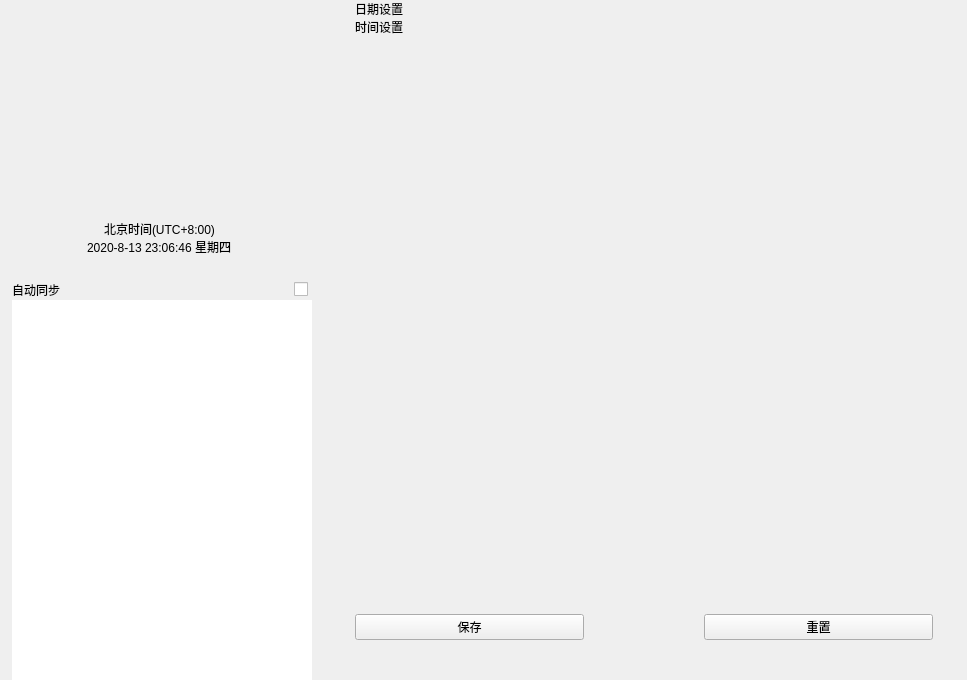
<?xml version="1.0" encoding="UTF-8"?>
<ui version="4.0">
 <class>KiranDateTimeWidget</class>
 <widget class="QWidget" name="KiranDateTimeWidget">
  <property name="geometry">
   <rect>
    <x>0</x>
    <y>0</y>
    <width>967</width>
    <height>680</height>
   </rect>
  </property>
  <property name="windowTitle">
   <string>KiranDateTimeWidget</string>
  </property>
  <property name="styleSheet">
   <string notr="true"/>
  </property>
  <layout class="QHBoxLayout" name="horizontalLayout_2">
   <property name="spacing">
    <number>1</number>
   </property>
   <property name="leftMargin">
    <number>0</number>
   </property>
   <property name="topMargin">
    <number>0</number>
   </property>
   <property name="rightMargin">
    <number>0</number>
   </property>
   <property name="bottomMargin">
    <number>0</number>
   </property>
   <item>
    <widget class="QWidget" name="siderbar" native="true">
     <property name="sizePolicy">
      <sizepolicy hsizetype="Fixed" vsizetype="Preferred">
       <horstretch>0</horstretch>
       <verstretch>0</verstretch>
      </sizepolicy>
     </property>
     <property name="minimumSize">
      <size>
       <width>330</width>
       <height>0</height>
      </size>
     </property>
     <property name="maximumSize">
      <size>
       <width>330</width>
       <height>16777215</height>
      </size>
     </property>
     <property name="styleSheet">
      <string notr="true"/>
     </property>
     <layout class="QVBoxLayout" name="verticalLayout">
      <property name="spacing">
       <number>0</number>
      </property>
      <property name="leftMargin">
       <number>12</number>
      </property>
      <property name="topMargin">
       <number>40</number>
      </property>
      <property name="rightMargin">
       <number>22</number>
      </property>
      <property name="bottomMargin">
       <number>0</number>
      </property>
      <item alignment="Qt::AlignHCenter">
       <widget class="KiranClock" name="clock" native="true">
        <property name="sizePolicy">
         <sizepolicy hsizetype="Fixed" vsizetype="Fixed">
          <horstretch>0</horstretch>
          <verstretch>0</verstretch>
         </sizepolicy>
        </property>
        <property name="minimumSize">
         <size>
          <width>180</width>
          <height>180</height>
         </size>
        </property>
        <property name="maximumSize">
         <size>
          <width>180</width>
          <height>180</height>
         </size>
        </property>
        <property name="styleSheet">
         <string notr="true"/>
        </property>
       </widget>
      </item>
      <item alignment="Qt::AlignHCenter">
       <widget class="QLabel" name="label_utc">
        <property name="sizePolicy">
         <sizepolicy hsizetype="Preferred" vsizetype="Minimum">
          <horstretch>0</horstretch>
          <verstretch>0</verstretch>
         </sizepolicy>
        </property>
        <property name="styleSheet">
         <string notr="true"/>
        </property>
        <property name="text">
         <string>北京时间(UTC+8:00)</string>
        </property>
       </widget>
      </item>
      <item alignment="Qt::AlignHCenter">
       <widget class="QLabel" name="label_dateTime">
        <property name="sizePolicy">
         <sizepolicy hsizetype="Preferred" vsizetype="Minimum">
          <horstretch>0</horstretch>
          <verstretch>0</verstretch>
         </sizepolicy>
        </property>
        <property name="styleSheet">
         <string notr="true"/>
        </property>
        <property name="text">
         <string>2020-8-13 23:06:46 星期四</string>
        </property>
       </widget>
      </item>
      <item>
       <widget class="QWidget" name="widget_3" native="true">
        <layout class="QHBoxLayout" name="layout_sync">
         <property name="spacing">
          <number>0</number>
         </property>
         <property name="leftMargin">
          <number>0</number>
         </property>
         <property name="topMargin">
          <number>24</number>
         </property>
         <property name="rightMargin">
          <number>0</number>
         </property>
         <property name="bottomMargin">
          <number>0</number>
         </property>
         <item>
          <widget class="QLabel" name="label_autoSync">
           <property name="styleSheet">
            <string notr="true"/>
           </property>
           <property name="text">
            <string>自动同步</string>
           </property>
          </widget>
         </item>
         <item>
          <spacer name="horizontalSpacer">
           <property name="orientation">
            <enum>Qt::Horizontal</enum>
           </property>
           <property name="sizeHint" stdset="0">
            <size>
             <width>40</width>
             <height>20</height>
            </size>
           </property>
          </spacer>
         </item>
         <item>
          <widget class="QCheckBox" name="checkbox_autoSync">
           <property name="styleSheet">
            <string notr="true"/>
           </property>
           <property name="text">
            <string/>
           </property>
          </widget>
         </item>
        </layout>
       </widget>
      </item>
      <item alignment="Qt::AlignHCenter">
       <widget class="DisableDeselectListWidget" name="tabList">
        <property name="sizePolicy">
         <sizepolicy hsizetype="MinimumExpanding" vsizetype="Expanding">
          <horstretch>0</horstretch>
          <verstretch>0</verstretch>
         </sizepolicy>
        </property>
        <property name="minimumSize">
         <size>
          <width>300</width>
          <height>0</height>
         </size>
        </property>
        <property name="maximumSize">
         <size>
          <width>300</width>
          <height>16777215</height>
         </size>
        </property>
        <property name="styleSheet">
         <string notr="true"/>
        </property>
        <property name="frameShape">
         <enum>QFrame::NoFrame</enum>
        </property>
        <property name="frameShadow">
         <enum>QFrame::Plain</enum>
        </property>
        <property name="autoScrollMargin">
         <number>16</number>
        </property>
        <property name="spacing">
         <number>0</number>
        </property>
       </widget>
      </item>
     </layout>
    </widget>
   </item>
   <item>
    <widget class="QWidget" name="widget_2" native="true">
     <layout class="QVBoxLayout" name="verticalLayout_2">
      <property name="spacing">
       <number>20</number>
      </property>
      <property name="leftMargin">
       <number>0</number>
      </property>
      <property name="topMargin">
       <number>0</number>
      </property>
      <property name="rightMargin">
       <number>0</number>
      </property>
      <property name="bottomMargin">
       <number>40</number>
      </property>
      <item>
       <widget class="QStackedWidget" name="stack">
        <property name="currentIndex">
         <number>1</number>
        </property>
        <widget class="QWidget" name="widget_timeZone">
         <property name="sizePolicy">
          <sizepolicy hsizetype="Preferred" vsizetype="Expanding">
           <horstretch>0</horstretch>
           <verstretch>0</verstretch>
          </sizepolicy>
         </property>
         <property name="styleSheet">
          <string notr="true"/>
         </property>
         <layout class="QVBoxLayout" name="verticalLayout_3" stretch="0,0">
          <property name="spacing">
           <number>0</number>
          </property>
          <property name="leftMargin">
           <number>24</number>
          </property>
          <property name="topMargin">
           <number>0</number>
          </property>
          <property name="rightMargin">
           <number>34</number>
          </property>
          <property name="bottomMargin">
           <number>2</number>
          </property>
          <item>
           <widget class="QLabel" name="label_timeZone">
            <property name="sizePolicy">
             <sizepolicy hsizetype="Preferred" vsizetype="Fixed">
              <horstretch>0</horstretch>
              <verstretch>0</verstretch>
             </sizepolicy>
            </property>
            <property name="styleSheet">
             <string notr="true"/>
            </property>
            <property name="text">
             <string>选择时区</string>
            </property>
           </widget>
          </item>
          <item alignment="Qt::AlignTop">
           <widget class="KiranTimeZone" name="timezone" native="true">
            <property name="sizePolicy">
             <sizepolicy hsizetype="Preferred" vsizetype="Expanding">
              <horstretch>0</horstretch>
              <verstretch>0</verstretch>
             </sizepolicy>
            </property>
            <property name="autoFillBackground">
             <bool>false</bool>
            </property>
            <property name="styleSheet">
             <string notr="true"/>
            </property>
           </widget>
          </item>
         </layout>
        </widget>
        <widget class="QWidget" name="widget_time">
         <layout class="QVBoxLayout" name="verticalLayout_4">
          <property name="spacing">
           <number>0</number>
          </property>
          <property name="leftMargin">
           <number>24</number>
          </property>
          <property name="topMargin">
           <number>0</number>
          </property>
          <property name="rightMargin">
           <number>0</number>
          </property>
          <property name="bottomMargin">
           <number>0</number>
          </property>
          <item>
           <widget class="QLabel" name="label_setDate">
            <property name="styleSheet">
             <string notr="true"/>
            </property>
            <property name="text">
             <string>日期设置</string>
            </property>
           </widget>
          </item>
          <item>
           <widget class="KiranDateSettingWidget" name="widget_dateSetting" native="true"/>
          </item>
          <item>
           <widget class="QLabel" name="label_setTime">
            <property name="text">
             <string>时间设置</string>
            </property>
           </widget>
          </item>
          <item>
           <widget class="KiranTimeSettingWidget" name="widget_timeSetting" native="true"/>
          </item>
          <item>
           <spacer name="verticalSpacer_2">
            <property name="orientation">
             <enum>Qt::Vertical</enum>
            </property>
            <property name="sizeHint" stdset="0">
             <size>
              <width>20</width>
              <height>40</height>
             </size>
            </property>
           </spacer>
          </item>
         </layout>
        </widget>
       </widget>
      </item>
      <item>
       <layout class="QHBoxLayout" name="horizontalLayout" stretch="5,1,5">
        <property name="spacing">
         <number>74</number>
        </property>
        <property name="leftMargin">
         <number>24</number>
        </property>
        <property name="rightMargin">
         <number>34</number>
        </property>
        <property name="bottomMargin">
         <number>0</number>
        </property>
        <item>
         <widget class="QPushButton" name="btn_save">
          <property name="sizePolicy">
           <sizepolicy hsizetype="Expanding" vsizetype="Fixed">
            <horstretch>0</horstretch>
            <verstretch>0</verstretch>
           </sizepolicy>
          </property>
          <property name="styleSheet">
           <string notr="true"/>
          </property>
          <property name="text">
           <string>保存</string>
          </property>
         </widget>
        </item>
        <item>
         <spacer name="horizontalSpacer_2">
          <property name="orientation">
           <enum>Qt::Horizontal</enum>
          </property>
          <property name="sizeHint" stdset="0">
           <size>
            <width>40</width>
            <height>20</height>
           </size>
          </property>
         </spacer>
        </item>
        <item>
         <widget class="QPushButton" name="btn_reset">
          <property name="sizePolicy">
           <sizepolicy hsizetype="Expanding" vsizetype="Fixed">
            <horstretch>0</horstretch>
            <verstretch>0</verstretch>
           </sizepolicy>
          </property>
          <property name="styleSheet">
           <string notr="true"/>
          </property>
          <property name="text">
           <string>重置</string>
          </property>
         </widget>
        </item>
       </layout>
      </item>
     </layout>
    </widget>
   </item>
  </layout>
 </widget>
 <customwidgets>
  <customwidget>
   <class>KiranClock</class>
   <extends>QWidget</extends>
   <header location="global">kiran-clock.h</header>
   <container>1</container>
  </customwidget>
  <customwidget>
   <class>DisableDeselectListWidget</class>
   <extends>QListWidget</extends>
   <header location="global">disable-deselect-listwidget.h</header>
  </customwidget>
  <customwidget>
   <class>KiranTimeZone</class>
   <extends>QWidget</extends>
   <header location="global">kiran-time-zone.h</header>
   <container>1</container>
  </customwidget>
  <customwidget>
   <class>KiranDateSettingWidget</class>
   <extends>QWidget</extends>
   <header location="global">kiran-date-setting-widget.h</header>
   <container>1</container>
  </customwidget>
  <customwidget>
   <class>KiranTimeSettingWidget</class>
   <extends>QWidget</extends>
   <header location="global">kiran-time-setting-widget.h</header>
   <container>1</container>
  </customwidget>
 </customwidgets>
 <resources/>
 <connections/>
</ui>
